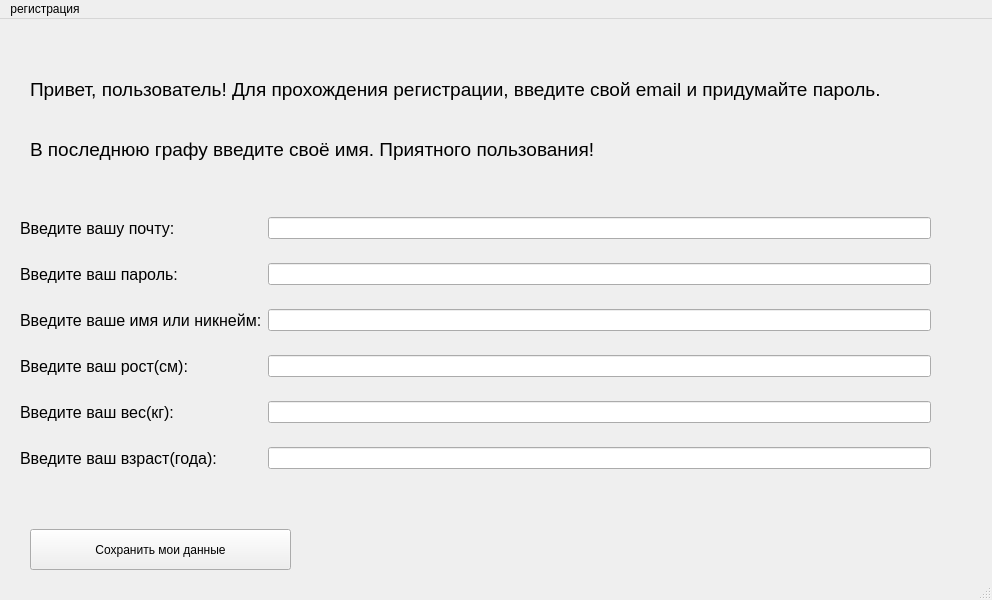
<?xml version="1.0" encoding="UTF-8"?>
<ui version="4.0">
 <class>MainWindow</class>
 <widget class="QMainWindow" name="MainWindow">
  <property name="geometry">
   <rect>
    <x>0</x>
    <y>0</y>
    <width>992</width>
    <height>600</height>
   </rect>
  </property>
  <property name="windowTitle">
   <string>MainWindow</string>
  </property>
  <widget class="QWidget" name="centralwidget">
   <widget class="QLabel" name="label">
    <property name="geometry">
     <rect>
      <x>30</x>
      <y>30</y>
      <width>931</width>
      <height>81</height>
     </rect>
    </property>
    <property name="font">
     <font>
      <pointsize>14</pointsize>
     </font>
    </property>
    <property name="text">
     <string>Привет, пользователь! Для прохождения регистрации, введите свой email и придумайте пароль.</string>
    </property>
   </widget>
   <widget class="QLabel" name="label_2">
    <property name="geometry">
     <rect>
      <x>30</x>
      <y>100</y>
      <width>881</width>
      <height>61</height>
     </rect>
    </property>
    <property name="font">
     <font>
      <pointsize>14</pointsize>
     </font>
    </property>
    <property name="text">
     <string>В последнюю графу введите своё имя. Приятного пользования!</string>
    </property>
   </widget>
   <widget class="QWidget" name="gridLayoutWidget">
    <property name="geometry">
     <rect>
      <x>20</x>
      <y>180</y>
      <width>911</width>
      <height>291</height>
     </rect>
    </property>
    <layout class="QGridLayout" name="gridLayout">
     <item row="5" column="0">
      <widget class="QLabel" name="label_8">
       <property name="font">
        <font>
         <pointsize>12</pointsize>
        </font>
       </property>
       <property name="text">
        <string>Введите ваш взраст(года):</string>
       </property>
      </widget>
     </item>
     <item row="2" column="2">
      <widget class="QLineEdit" name="regist_name"/>
     </item>
     <item row="0" column="2">
      <widget class="QLineEdit" name="regist_mail"/>
     </item>
     <item row="1" column="0">
      <widget class="QLabel" name="label_4">
       <property name="font">
        <font>
         <pointsize>12</pointsize>
        </font>
       </property>
       <property name="text">
        <string>Введите ваш пароль:</string>
       </property>
      </widget>
     </item>
     <item row="1" column="2">
      <widget class="QLineEdit" name="regist_password"/>
     </item>
     <item row="2" column="0">
      <widget class="QLabel" name="label_5">
       <property name="font">
        <font>
         <pointsize>12</pointsize>
        </font>
       </property>
       <property name="text">
        <string>Введите ваше имя или никнейм:</string>
       </property>
      </widget>
     </item>
     <item row="0" column="0">
      <widget class="QLabel" name="label_3">
       <property name="font">
        <font>
         <pointsize>12</pointsize>
        </font>
       </property>
       <property name="text">
        <string>Введите вашу почту:</string>
       </property>
      </widget>
     </item>
     <item row="4" column="2">
      <widget class="QLineEdit" name="weight_edit"/>
     </item>
     <item row="4" column="0">
      <widget class="QLabel" name="label_7">
       <property name="font">
        <font>
         <pointsize>12</pointsize>
        </font>
       </property>
       <property name="text">
        <string>Введите ваш вес(кг):</string>
       </property>
      </widget>
     </item>
     <item row="3" column="2">
      <widget class="QLineEdit" name="height_edit"/>
     </item>
     <item row="3" column="0">
      <widget class="QLabel" name="label_6">
       <property name="font">
        <font>
         <pointsize>12</pointsize>
        </font>
       </property>
       <property name="text">
        <string>Введите ваш рост(см): </string>
       </property>
      </widget>
     </item>
     <item row="5" column="2">
      <widget class="QLineEdit" name="age_edit"/>
     </item>
    </layout>
   </widget>
   <widget class="QPushButton" name="save_info">
    <property name="geometry">
     <rect>
      <x>30</x>
      <y>510</y>
      <width>261</width>
      <height>41</height>
     </rect>
    </property>
    <property name="text">
     <string>Сохранить мои данные</string>
    </property>
   </widget>
  </widget>
  <widget class="QMenuBar" name="menubar">
   <property name="geometry">
    <rect>
     <x>0</x>
     <y>0</y>
     <width>992</width>
     <height>21</height>
    </rect>
   </property>
   <widget class="QMenu" name="menu">
    <property name="title">
     <string>регистрация</string>
    </property>
   </widget>
   <addaction name="menu"/>
  </widget>
  <widget class="QStatusBar" name="statusbar"/>
 </widget>
 <resources/>
 <connections/>
</ui>
